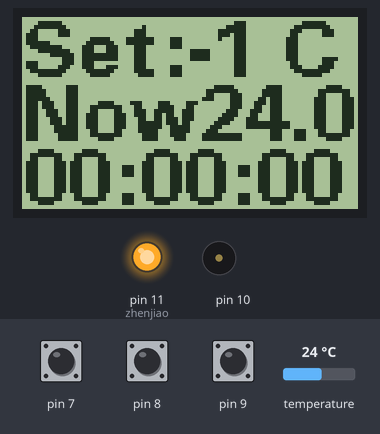
Simulated run of this sketch. Board: Arduino Uno, built with avr-gcc and run on an emulated ATmega328P. Parts: 84×48 one-colour display, output pins drawn as LEDs (lit = HIGH), buzzer (waves = sounding). The test bench sets the inputs (shaded band); at power-on: pin 7 HIGH, pin 8 HIGH, temperature 24 °C, pin 9 HIGH. EEPROM starts erased.

Above: at 1.2 s.
1.3 s: pin 7 pulled LOW for 0.4 s
At 2.5 s:
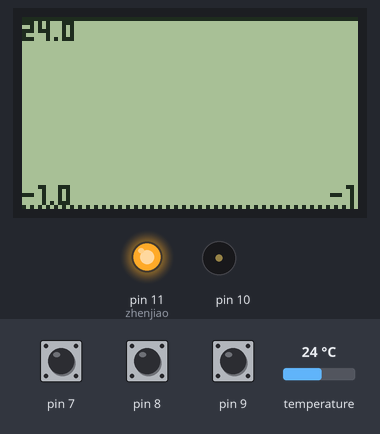
3.2 s: pin 8 pulled LOW for 0.4 s
At 3.9 s:
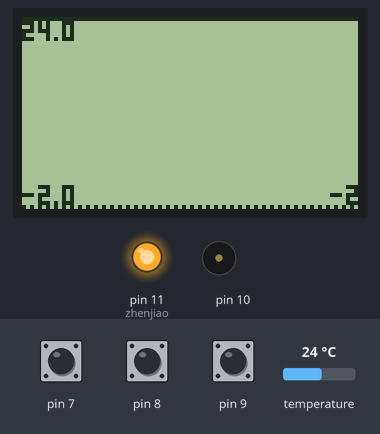
5.1 s: temperature set to 12 °C
At 7.9 s:
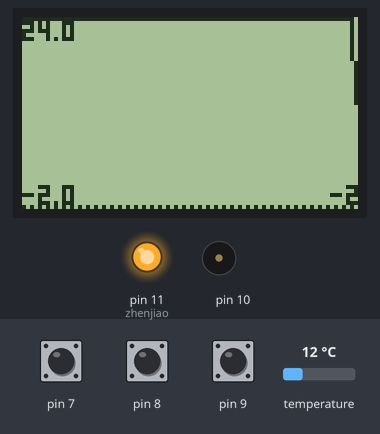
8.1 s: pin 9 pulled LOW for 0.4 s
At 8.8 s:
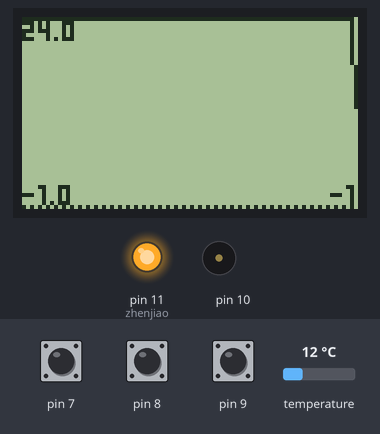
11.5 s: pin 7 pulled LOW for 1 s
At 13.2 s:
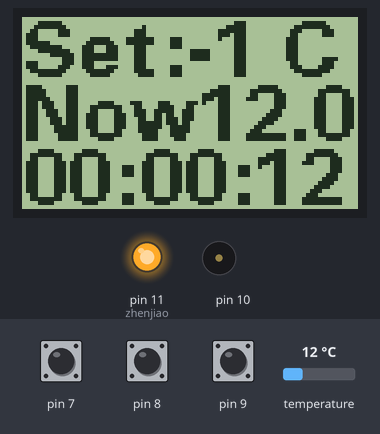
14.0 s: pin 8 pulled LOW for 0.4 s
At 15.4 s:
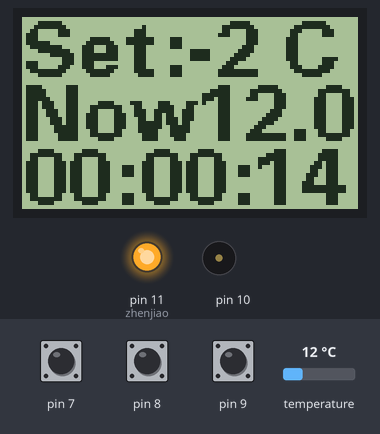
Timing chart, 0 to 16.9 s (numbered marks = the images above; inputs shaded):
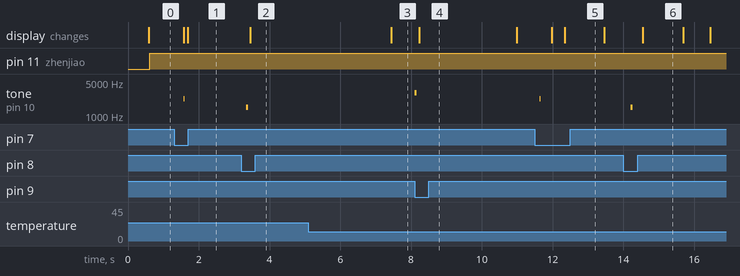

The sketch:

jiaretest.ino
```cpp
#include <U8g2lib.h>
#include <LM75A.h>
#include <EEPROM.h>

U8G2_PCD8544_84X48_1_4W_SW_SPI u8g2(U8G2_R2, /* clock=*/2, /* data=*/ 3, /* cs=*/ 5, /* dc=*/ 4, /* reset=*/ 6);  // Nokia 5110 Display
LM75A lm75a_sensor(false,false,false);

float jilu[84] = {};
short jiluc=84;
int zhenjiao = 11;
int settem;
float nowtem;
short zhuangtai = 1; //1加热中0未加热
boolean as0 = false, as1 = false, as2 = false;
float tem0 = 2.0; //未加热时低于设定多少开始加热
float tem1 = 2.0; //加热时高于设定多少停止加热
unsigned long shangci;
short xiaozhouqi = 20; //小循环键盘扫描时间
int dazhouqi = 200; //大循环逻辑判断与测温显示时间
int jiluzhouqi = 0; //初始化时计算
unsigned long shangcijilu;
short xianshiz = 0;
float jtem;
short switcha;
boolean start = false;

void setup() {
  jiluzhouqi=300000/jiluc; //记录周期300秒
  pinMode(zhenjiao,OUTPUT);
  pinMode(8,INPUT_PULLUP);
  pinMode(9,INPUT_PULLUP);
  pinMode(7,INPUT_PULLUP);
  EEPROM.get(16,settem);
  u8g2.begin();
}

void loop() {
  if(millis()-shangci>=dazhouqi)
  {
    shangci=millis();
    xunhuan();
  }
  if(millis()-shangcijilu>=jiluzhouqi)
  {
    shangcijilu=millis();
    jiluwendu();
  }
  boolean ts0 = false, ts1 = false, ts2 = false;
  boolean gengxin = false;
  if(digitalRead(8)==LOW)
  {
    ts0=true;
  }
  if(digitalRead(9)==LOW)
  {
    ts1=true;
  }
  if(digitalRead(7)==LOW)
  {
    ts2=true;
  }
  if(ts0==true && as0==false)
  {
    settem--;
    gengxin=true;
    tone(10,1500,50);
  }
  if(ts1==true && as1==false)
  {
    settem++;
    gengxin=true;
    tone(10,3000,50);
  }
  if(ts2==true && as2==false)
  {
    xianshiz++;
    if(xianshiz>1)
    {
      xianshiz=0;
    }
    tone(10,2250,10);
    gengxin=true;
  }
  as0=ts0;
  as1=ts1;
  as2=ts2;
  if(gengxin==true)
  {
    EEPROM.put(16,settem);
    xianshi();
  }
  delay(xiaozhouqi);
}

void jiluwendu() {
  for (int i=0; i<jiluc-1 ;i++)
  {
    jilu[i]=jilu[i+1];
  }
  jilu[jiluc-1]=nowtem;
}

void xianshiquxian() {
  float maxtem = 0;
  float smalltem = 100;
  for (int i=0; i<jiluc ;i++)
  {
    if(jilu[i]>maxtem)
    {
      maxtem=jilu[i];
    }
    if(jilu[i]<smalltem)
    {
      smalltem=jilu[i];
    }
  }
  if(settem>maxtem)
  {
    maxtem=settem;
  }
  if(settem<smalltem)
  {
    smalltem=settem;
  }
  double beishu = (maxtem-smalltem)/48.0;
  short jilua[84] = {};
  for (int i=0; i<jiluc ;i++)
  {
    jilua[i]=pxy(jilu[i],smalltem,beishu);
  }
  short setp = pxy(settem,smalltem,beishu);
  boolean xvxian = true;
  u8g2.firstPage();
  u8g2.setFont(u8g2_font_blipfest_07_tr);
  do {
    for (int i=0; i<jiluc ;i++)
    {
      if(i!=0)
      {
        u8g2.drawLine(i-1,jilua[i-1],i,jilua[i]);
      }
      //u8g2.drawPixel(i,jilua[i]);
      if(xvxian)
      {
        xvxian=false;
        u8g2.drawPixel(i,setp);
      }
      else
      {
        xvxian=true;
      }
    }
    u8g2.setCursor(0, 6);
    u8g2.print(round1(maxtem,-1),1);
    u8g2.setCursor(0, 47);
    u8g2.print(round1(smalltem,-1),1);
    if(setp>6)
    {
      u8g2.setCursor(77, setp);
    }
    else
    {
      u8g2.setCursor(77, setp+6);
    }
    u8g2.print(settem);
  } while ( u8g2.nextPage() );
}

short pxy(float sj,float sm,double bs){
  float yp = (sj-sm)/bs;
  int ypi = 47-round1(yp,0);
  if(ypi<0)
  {
    ypi=0;
  }
  if(ypi>47)
  {
    ypi=47;
  }
  return ypi;
}

void xunhuan() {
  nowtem=lm75a_sensor.getTemperatureInDegrees();
  if(!start)
  {
    start=true;
    for (int i=0; i<jiluc ;i++)
    {
      jilu[i]=nowtem;
    }
  }
  if(zhuangtai==0 && switcha==0)
  {
    nowtem=nowtem-jtem;
  }
  if(zhuangtai==0)
  {
    digitalWrite(zhenjiao, HIGH);
    if(settem-nowtem>=tem0)
    {
      zhuangtai=1;
      digitalWrite(zhenjiao, LOW);
      delay(200);
    }
    if(switcha==1)
    {
      switcha=0;
      delay(200);
      jtem=lm75a_sensor.getTemperatureInDegrees()-nowtem;
    }
  }
  else if(zhuangtai==1)
  {
    if(nowtem-settem>=tem1)
    {
      zhuangtai=0;
      switcha=1;
    }
    digitalWrite(zhenjiao, LOW);
  }
  xianshi();
}

void xianshi() {
  if(xianshiz==0)
  {
    xinxi();
  }
  else if(xianshiz==1)
  {
    xianshiquxian();
  }
}

void xinxi() {
  long ts = millis()/1000;
  long tm = 0;
  int th = 0;
  while(ts>=60)
  {
    ts=ts-60;
    tm++;
  }
  while(tm>=60)
  {
    tm=tm-60;
    th++;
  }
  u8g2.firstPage();
  do {
    u8g2.setFont(u8g2_font_fub14_tf);
    u8g2.setCursor(0, 15);
    u8g2.print("Set:");
    u8g2.print(settem);
    u8g2.print(" C");
    u8g2.setCursor(0, 31);
    u8g2.print("Now");
    u8g2.print(round1(nowtem,-1),1);
    u8g2.setCursor(0, 47);
    u8g2.print("");
    if(th<10)
    {
      u8g2.print("0");
    }
    u8g2.print(th);
    u8g2.print(":");
    if(tm<10)
    {
      u8g2.print("0");
    }
    u8g2.print(tm);
    u8g2.print(":");
    if(ts<10)
    {
      u8g2.print("0");
    }
    u8g2.println(ts);
  } while ( u8g2.nextPage() );
}

float round1(float d, int n){ //这个子程序代码忘了是哪里找的，反正下面这个不是我做的，四舍五入用的
  double dst;
  d = d * pow(10, -n );     /*四捨五入して残す桁を1の位にする*/
  if(d>=0){
   dst = (double)(int)(d + 0.5);
  }else{    // マイナスの時は絶対値にマイナスを付ける
      dst = (double)(int)(d - 0.5);
  }
  return  dst * pow(10, n );    /*処理を行った桁を元に戻す*/
}
```

Measured:
- after the input at 1.3 s, tone on pin 10: silent → 2250 Hz after 0.28 s, → silent 0.01 s later; the display: first differs from a run without the input after 0.39 s (image 1)
- after the input at 3.2 s, tone on pin 10: silent → 1500 Hz after 0.14 s, → silent 0.05 s later; the display: changes after 0.26 s (image 2)
- after the input at 5.1 s, the display: changes after 2.3 s (image 3)
- after the input at 8.1 s, tone on pin 10: silent → 3000 Hz at once, → silent 0.05 s later; the display: changes after 0.13 s (image 4)
- after the input at 11.5 s, tone on pin 10: silent → 2250 Hz after 0.14 s, → silent 0.01 s later; the display: first changes after 0.47 s (image 5 shows a later state)
- after the input at 14.0 s, tone on pin 10: silent → 1500 Hz after 0.21 s, → silent 0.05 s later
- what the display in image 6 shows lasts 1.1 s, from 14.6 s to 15.7 s
